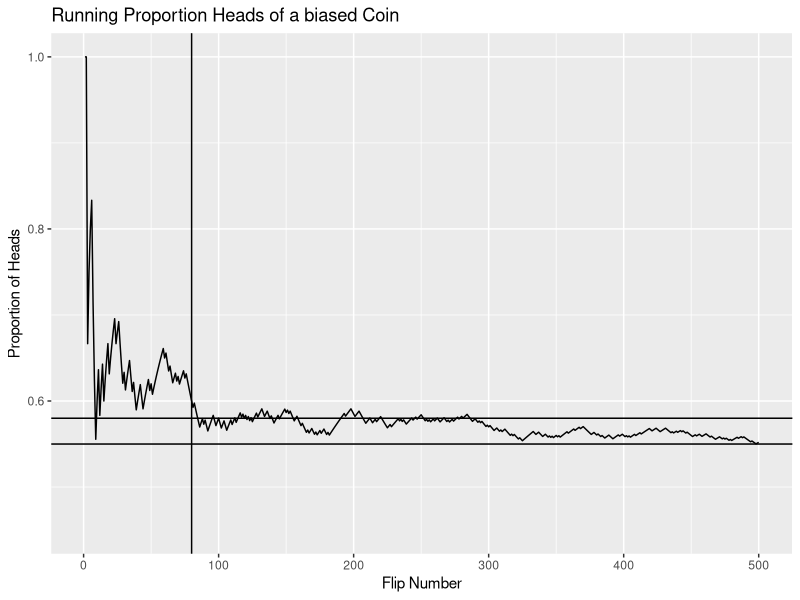

Reproduce this figure in R.
## ---- chunk 1
library(tidyverse)

flips = 10000
pHeads =0.55
set.seed(10032019)
coinflips = sample( x=c(0,1),prob = c(1-pHeads,pHeads),size=flips,replace=T)

count_heads = cumsum(coinflips)
flips= 1:flips
runProp = count_heads/flips

flip_data <- data.frame(run=1:10000,prop=runProp)
 ggplot(flip_data,aes(x=run,y=prop,frame=run)) +
  geom_path(aes(cumulative=T))+xlim(1,500)+ylim(0.45,1.0)+
  geom_hline(yintercept = 0.58)+ geom_vline(xintercept=80)+
   geom_hline(yintercept = 0.55)+
   ggtitle("Running Proportion Heads of a biased Coin")+
  ylab("Proportion of Heads")+xlab("Flip Number")
 

